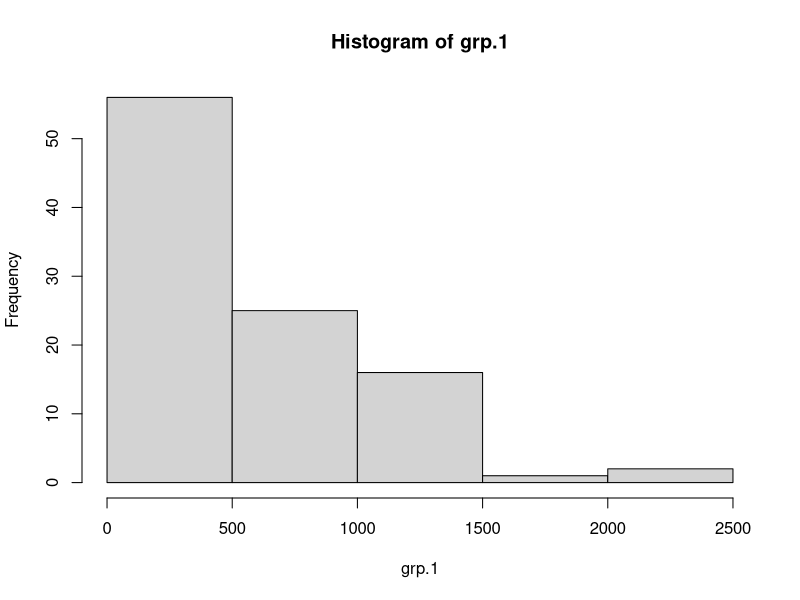
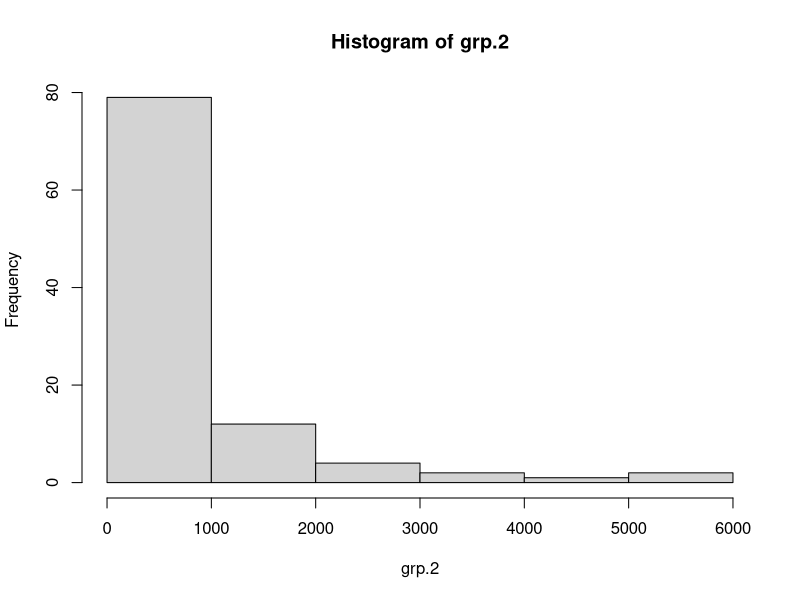

Here is the R script that generated these plots, in order:
#We run an A/B test with:
  
#Original checkout page
#Checkout page with widget

set.seed(3) 
grp.1 <- round(rlnorm(100, 6)) # With Widget
grp.2 <- round(rlnorm(100, 6)) # Original page

#plot histograms
hist(grp.1)
hist(grp.2)

#difference in groups
groups <- c(rep(1, length(grp.1)), rep(2, length(grp.2)))
data <- c(grp.1, grp.2)

diff(by(data, groups, mean))